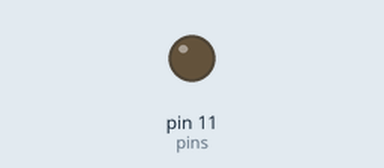
Simulated run of this sketch. Board: Arduino Uno, built with avr-gcc and run on an emulated ATmega328P. Shown: output pins drawn as LEDs (lit = HIGH).

Above: at 0.5 s.
At 5.0 s:
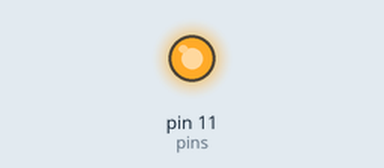
Timing chart, 0 to 6.9 s (numbered marks = the images above):
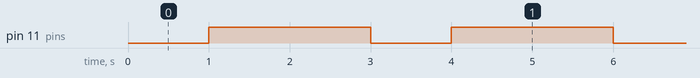

Measured:
- by itself, pin 11 (pins): alternates HIGH for 2.0 s and LOW for 1.0 s

The sketch:

led.ino
```cpp
const int pins=11;
void setup() {
    pinMode(pins, OUTPUT);
}
void loop() {
    digitalWrite(pins, LOW);
    delay(1000);
    digitalWrite(pins, HIGH);
    delay(2000);
}
```
